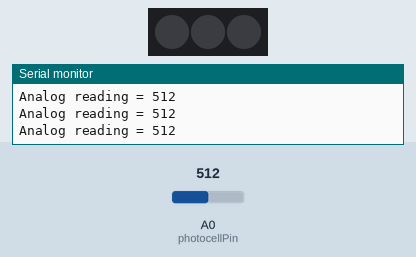
This sketch was run on a simulated Arduino Uno, built with avr-gcc and run on an emulated ATmega328P. Shown: 3 RGB LEDs in strip order, left to right, the last lines printed to the serial monitor. Inputs (shaded band) come from the test bench; at power-on: A0 (photocellPin) = 512.

Above: at 1.2 s.
1.3 s: A0 (photocellPin) set to 208
2.8 s: A0 (photocellPin) set to 188
At 4.0 s:
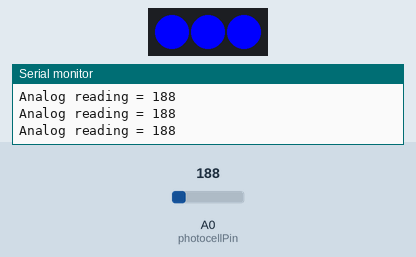
4.3 s: A0 (photocellPin) set to 210
At 4.7 s:
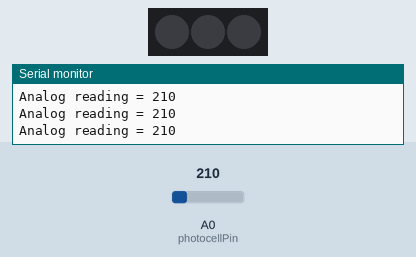
7.3 s: A0 (photocellPin) set to 190
At 8.1 s:
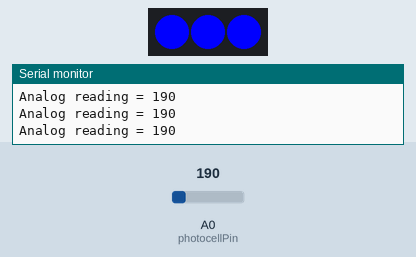
Timing chart, 0 to 10.3 s (numbered marks = the images above; inputs shaded):
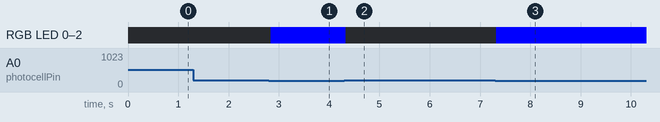

Measured:
- the behaviour switches between 200 and 199 on A0 (photocellPin) (found by bisection; images 0 and 1)
- after the input at 2.8 s, RGB LED 0–2: off → RGB(0, 0, 255) at once
- after the input at 4.3 s, RGB LED 0–2: RGB(0, 0, 255) → off at once
- after the input at 7.3 s, RGB LED 0–2: off → RGB(0, 0, 255) at once

The sketch:

Star_Wars_Record.ino
```cpp
#include <Adafruit_NeoPixel.h>
#include <avr/power.h>
int photocellPin = 0;     // the cell and 10K pulldown are connected to a0
int photocellReading;     // the analog reading from the sensor divider

#define PIN            6
#define NUMPIXELS      3

Adafruit_NeoPixel pixels = Adafruit_NeoPixel(NUMPIXELS, PIN, NEO_GRB + NEO_KHZ800);

int delayval = 500; // delay for half a second

void setup() {
  pixels.begin(); // This initializes the NeoPixel library.
  Serial.begin(9600);
}

void loop() {
   photocellReading = analogRead(photocellPin);
   Serial.print("Analog reading = ");
   Serial.println(photocellReading);     // the raw analog reading

  if (photocellReading < 200 && photocellReading > 2) {
      for(int i=0;i<NUMPIXELS;i++){
        pixels.setPixelColor(i, pixels.Color(0,0,255)); // Moderately bright blue color.
        pixels.show();
      }
    }
    else if (photocellReading < 1 && photocellReading > 0) {
      for(int i=0;i<NUMPIXELS;i++){
        pixels.setPixelColor(i, pixels.Color(255,0,0)); // Moderately bright red color.
        pixels.show(); // This sends the updated pixel color to the hardware.
        //delay(delayval); // Delay for a period of time (in milliseconds).
      }
    }
     else {
      for(int i=0;i<NUMPIXELS;i++){
        pixels.setPixelColor(i, pixels.Color(0,0,0)); // No color
        pixels.show(); // This sends the updated pixel color to the hardware.
      }
    }
}
```
